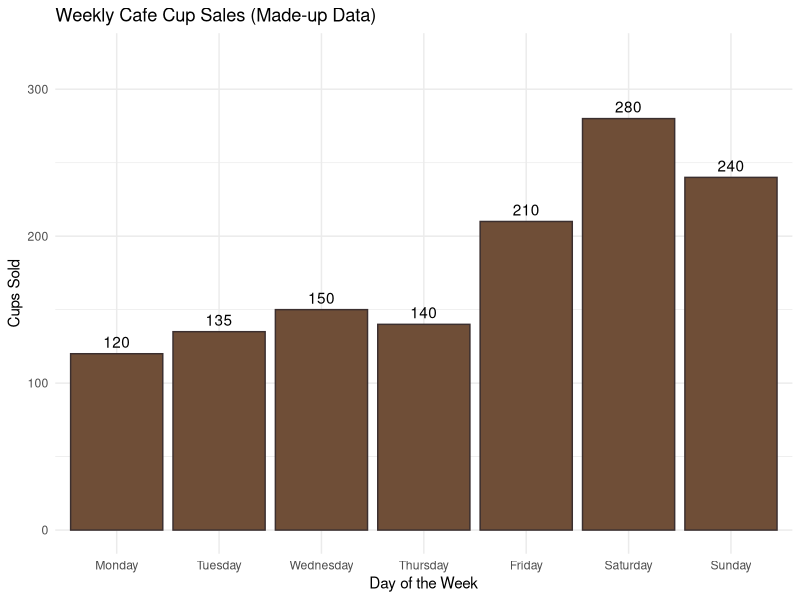

The R source for this figure:
# weekly_sales.R
# Displays fictional cafe sales and creates a bar chart.
# AI Assistance Declaration: ChatGPT assisted with this script.
# Prompt: "Help me write a full script for a Cafe Sales"
# Manual calculation checks and output verification are by the student.

library(ggplot2)

# Made-up sales data
sales_data <- data.frame(
  Day = factor(
    c("Monday", "Tuesday", "Wednesday", "Thursday",
      "Friday", "Saturday", "Sunday"),
    levels = c("Monday", "Tuesday", "Wednesday", "Thursday",
               "Friday", "Saturday", "Sunday")
  ),
  Cups_Sold = c(120, 135, 150, 140, 210, 280, 240)
)

# Display the table
cat("=== Weekly Cafe Cup Sales (Made-up Data) ===\n")
print(sales_data, row.names = FALSE)

# Calculate totals and average; manual verification is pending
total_cups <- sum(sales_data$Cups_Sold)
avg_cups <- mean(sales_data$Cups_Sold)

cat("\nTotal Cups Sold:", total_cups, "\n")
cat("Daily Average:", round(avg_cups, 1), "\n")

# Create and display the chart
sales_plot <- ggplot(sales_data, aes(x = Day, y = Cups_Sold)) +
  geom_col(fill = "#6F4E37", color = "#3B2F2F") +
  geom_text(aes(label = Cups_Sold), vjust = -0.5) +
  labs(
    title = "Weekly Cafe Cup Sales (Made-up Data)",
    x = "Day of the Week",
    y = "Cups Sold"
  ) +
  theme_minimal() +
  expand_limits(y = max(sales_data$Cups_Sold) * 1.15)

print(sales_plot)
